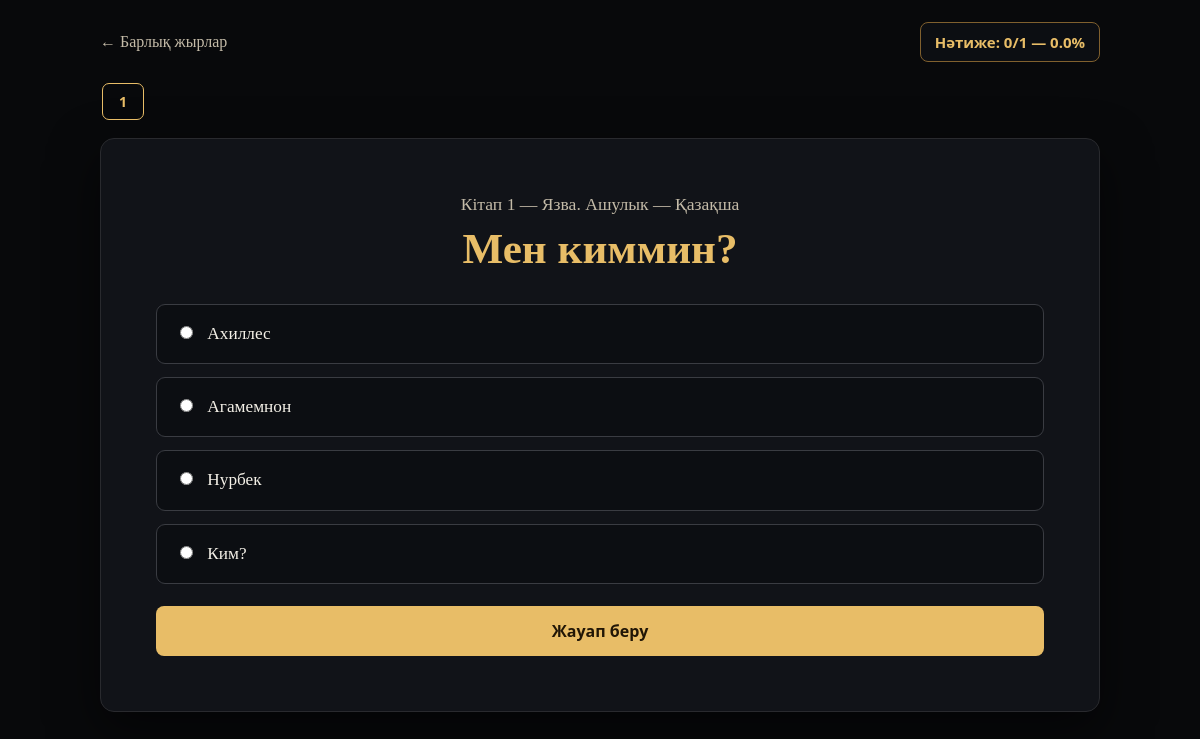
The app's page /quiz/kk/1/ with its own data.
### main/models.py (models this page shows, shortened)
class QuizQuestion(models.Model):
    OPTION_CHOICES = [
        ("a", "Вариант A"),
        ("b", "Вариант B"),
        ("c", "Вариант C"),
        ("d", "Вариант D"),
    ]
    song = models.ForeignKey(
        QuizSong,
        on_delete=models.CASCADE,
        related_name="questions",
        verbose_name="Версия песни",
    )
    order = models.PositiveIntegerField(verbose_name="Номер вопроса")
    question = models.TextField(verbose_name="Текст вопроса")
    image = models.ImageField(
        upload_to="quiz/",
        blank=True,
        null=True,
        verbose_name="Картинка",
    )
    option_a = models.CharField(max_length=500, verbose_name="Вариант A")
    option_b = models.CharField(max_length=500, verbose_name="Вариант B")
    option_c = models.CharField(max_length=500, verbose_name="Вариант C")
    option_d = models.CharField(max_length=500, verbose_name="Вариант D")
    correct_option = models.CharField(
        max_length=1,
        choices=OPTION_CHOICES,
        verbose_name="Правильный вариант",
    )
    class Meta:
        ordering = ["order"]
        constraints = [
            models.UniqueConstraint(
                fields=["song", "order"],
                name="unique_question_order_in_song_version",
            )
        ]
        verbose_name = "Вопрос теста"
        verbose_name_plural = "Вопросы теста"

class QuizSong(models.Model):
    LANGUAGE_CHOICES = [
        ("en", "English"),
        ("ru", "Русский"),
        ("kk", "Қазақша"),
    ]
    number = models.PositiveIntegerField(verbose_name="Номер песни")
    language = models.CharField(
        max_length=2,
        choices=LANGUAGE_CHOICES,
        default="en",
        verbose_name="Язык версии",
    )
    title = models.CharField(
        max_length=200,
        verbose_name="Название песни",
    )
    text_html = models.TextField(
        blank=True,
        verbose_name="Текст песни (HTML)",
        help_text=(
            "Для английской версии можно оставить пустым, чтобы использовать "
            "сохранённый текст Book I. Для русского и казахского вставьте сюда "
            "текст в HTML, используя span class=\"clickable\" data-target=\"ID\" "
            "для слов с аннотациями."
        ),
    )
    class Meta:
        ordering = ["number", "language"]
        constraints = [
            models.UniqueConstraint(
                fields=["number", "language"],
                name="unique_song_version_language",
            )
        ]
        verbose_name = "Версия песни"
        verbose_name_plural = "Версии песен"

### main/views.py (the view, shortened to what this page needs)
def quiz_song(request, language, song_number):
    language = _language_or_404(language)
    song = _get_song(language, song_number)
    songs = QuizSong.objects.filter(language=language)
    questions = list(song.questions.all())
    result = _song_result(request, song)
    try:
        question_number = int(request.GET.get("question", 1))
    except (TypeError, ValueError):
        question_number = 1
    question_number = max(1, min(question_number, len(questions)))
    question = questions[question_number - 1]
    already_answered = question.id in result["answered"]
    selected_option = None
    is_correct = None
    next_question = (
        question_number + 1
        if question_number < len(questions)
        else None
    )
    next_song = QuizSong.objects.filter(
        language=language,
        number=song.number + 1,
    ).first()
    previous_question = question_number - 1 if question_number > 1 else None
    return render(
        request,
        "quiz.html",
        {
            "song": song,
            "songs": songs,
            "questions": questions,
            "question": question,
            "question_number": question_number,
            "already_answered": already_answered,
            "answered_ids": result["answered"],
            "selected_option": selected_option,
            "is_correct": is_correct,
            "next_question": next_question,
            "next_song": next_song,
            "previous_question": previous_question,
            "correct": result["correct"],
            "total": result["total"],
            "percent": result["percent"],
            "passed": result["passed"],
            "pass_percent": PASS_PERCENT,
            "language": language,
            "language_names": LANGUAGE_NAMES,
            "ui": _ui(language),
            "language_name": LANGUAGE_NAMES[language],
        },
    )

### main/views.py (called while the page is built, shortened)
def _ui(language):
    return {
        key: value.format(pass_percent=PASS_PERCENT, required_percent=PASS_PERCENT)
        for key, value in INTERFACE_TEXT[language].items()
    }

def _language_or_404(language):
    language = language.lower()
    if language not in SUPPORTED_LANGUAGES:
        from django.http import Http404
        raise Http404("Unsupported language")
    return language

def _get_song(language, song_number): # первая или вторая песня? он выбирает и вытаскивает из ДБ? склайт3
    return get_object_or_404(
        QuizSong,
        language=language,
        number=song_number,
    )

def _quiz_key(song):
    return f"quiz_song_{song.id}"   # щас, форс мажор, 1 минуту

def _song_result(request, song):
    data = request.session.get(_quiz_key(song), {})
    answered = set(data.get("answered", []))
    correct = int(data.get("correct", 0))
    total = song.questions.count()
    percent = round((correct / total) * 100, 1) if total else 0
    return {
        "answered": answered,
        "correct": correct,
        "total": total,
        "percent": percent,
        "passed": bool(
            total
            and percent > PASS_PERCENT
            and len(answered) >= total
        ),
    }

def _song_is_unlocked(request, song):
    if song.number <= 1:
        return True

### main/templates/quiz.html (shortened to what this page needs)
<!DOCTYPE html>
<html lang="{{ language }}">
<head>
</head>
<body>
  <main class="wrap">
    <div class="top">
      <a href="{% url 'quiz_home_language' language %}">← {{ ui.all_songs }}</a>
      <div class="score">{{ ui.score }}: {{ correct }}/{{ total }} — {{ percent }}%</div>
    </div>
    <nav class="tabs" aria-label="{{ ui.questions }}">
      {% for item in questions %}
        <a
          class="tab {% if forloop.counter == question_number %}current{% endif %} {% if item.id in answered_ids %}done{% endif %}"
          href="?question={{ forloop.counter }}"
        >{{ forloop.counter }}</a>
      {% endfor %}
    </nav>
    <section class="card">
      <p class="song-title">{{ ui.book }} {{ song.number }} — {{ song.title }} — {{ language_name }}</p>
      <h1>{{ question.question }}</h1>
      {% if not already_answered %}
        <form method="post">
          <div class="options">
            <label class="option"><input type="radio" name="answer" value="a" required> {{ question.option_a }}</label>
            <label class="option"><input type="radio" name="answer" value="b"> {{ question.option_b }}</label>
            <label class="option"><input type="radio" name="answer" value="c"> {{ question.option_c }}</label>
            <label class="option"><input type="radio" name="answer" value="d"> {{ question.option_d }}</label>
          </div>
          <button class="submit" type="submit">{{ ui.answer }}</button>
        </form>
      {% endif %}
    </section>
  </main>
</body>
</html>

### main/templates/quiz.html (style rules this page uses)
:root { --bg: #08090b; --paper: #111318; --ink: #f4f0e7; --muted: #c4bba8; --gold: #e8bd67; --gold-hover: #f4d58f; --panel: #0c0e12; --border: #80602e; --green: #6fcf97; --red: #e27d7d; }
* { box-sizing: border-box; }
body { margin: 0; min-height: 100vh; padding: 22px 14px; background: var(--bg); color: var(--ink); font-family: "Trebuchet MS", "Palatino Linotype", Palatino, Georgia, serif; }
.wrap { max-width: 1000px; margin: 0 auto; }
.top { display: flex; justify-content: space-between; align-items: center; gap: 15px; margin-bottom: 16px; flex-wrap: wrap; }
.top a { color: var(--muted); text-decoration: none; }
.score { padding: 9px 14px; border: 1px solid var(--border); border-radius: 8px; background: var(--panel); color: var(--gold); font: bold 15px system-ui, sans-serif; }
.tabs { display: flex; gap: 7px; overflow-x: auto; padding: 5px 2px 18px; }
.tab { flex: 0 0 auto; min-width: 42px; padding: 8px 12px; border: 1px solid #393b40; border-radius: 7px; color: var(--muted); text-decoration: none; text-align: center; font: bold 14px system-ui, sans-serif; }
.tab.current { border-color: var(--gold); color: var(--gold); }
.card { background: var(--paper); border: 1px solid #292a2e; border-radius: 14px; padding: clamp(22px, 5vw, 55px); box-shadow: 0 18px 50px rgba(0,0,0,.55); }
.song-title { color: var(--muted); text-align: center; margin: 0 0 7px; font-size: 1.1rem; }
h1 { margin: 0 0 28px; text-align: center; color: var(--gold); font-size: clamp(1.8rem, 4vw, 2.7rem); line-height: 1.25; }
.options { display: grid; gap: 13px; }
.option { display: block; padding: 17px 18px; border: 1px solid #3a3c42; border-radius: 9px; background: var(--panel); color: var(--ink); cursor: pointer; font-size: 1.08rem; line-height: 1.4; transition: .15s ease; }
.option input { margin-right: 10px; accent-color: var(--gold); }
.submit { margin-top: 22px; width: 100%; padding: 14px 18px; border: 0; border-radius: 8px; background: var(--gold); color: #211606; font: bold 16px system-ui, sans-serif; cursor: pointer; }

### records on screen
QuizQuestion: question "Мен киммин?", option_a "Ахиллес", option_b "Агамемнон", option_c "Нурбек", option_d "Ким?"
QuizSong: number "1", title "Язва. Ашулык"

### other values on screen
{{ ui.all_songs }} "Барлық жырлар"
{{ ui.score }} "Нәтиже"
{{ correct }} "0"
{{ total }} "1"
{{ percent }} "0.0"
{{ ui.book }} "Кітап"
{{ language_name }} "Қазақша"
{{ ui.answer }} "Жауап беру"
